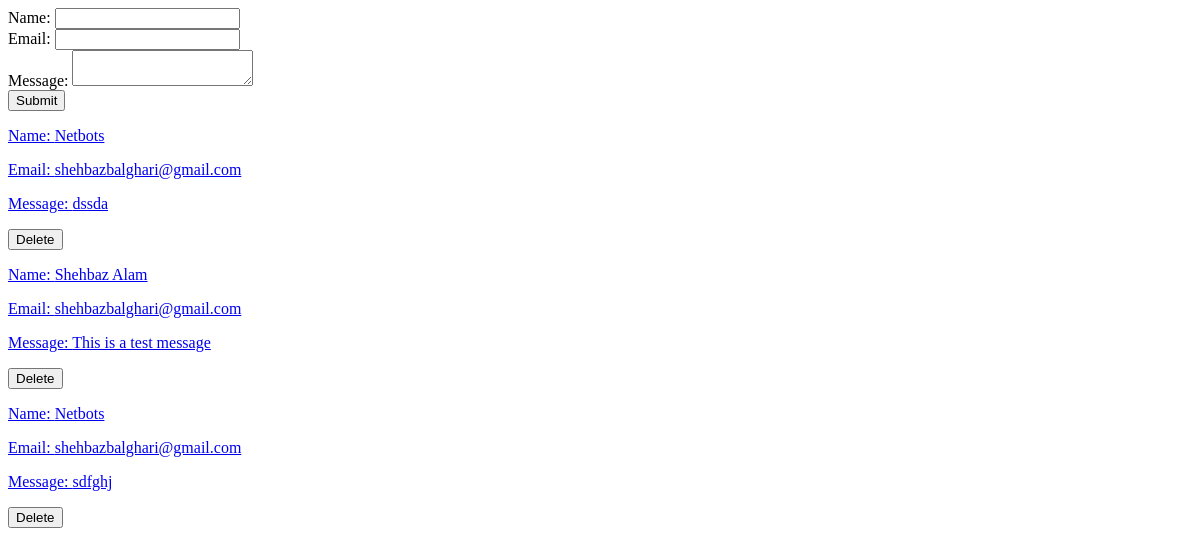
Before: /contact with the older database file.
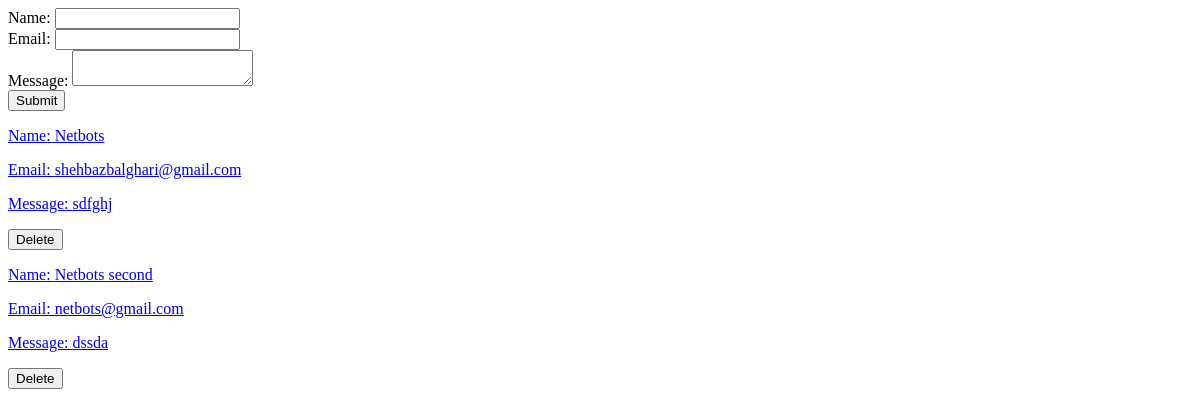
After: the same page with the newer database file.
### home/models.py (models this page shows, shortened)
class Message(models.Model):
    name = models.CharField(max_length=100)
    email = models.CharField(max_length=100)
    message = models.TextField()
    created_at = models.DateTimeField(auto_now_add=True)
    updated_at = models.DateTimeField(auto_now=True)

### home/views.py (the view, shortened to what this page needs)
# urls.py: path('contact', views.contact, name='contact'),
def contact(request):
    messages = Message.objects.all()
    data = {
        'messages': messages
    }
    return render(request, 'school/contact.html', {'data': data})

### templates/school/contact.html (shortened to what this page needs)
<!DOCTYPE html>
<html lang="en">
<head>
</head>
<body>
    <form action="{% url 'contact' %}" method="post">
        <label for="name">Name:</label>
        <input type="text" name="name" id="name" required>
        <br>
        <label for="email">Email:</label>
        <input type="email" name="email" id="email" required>
        <br>
        <label for="message">Message:</label>
        <textarea name="message" id="message" required></textarea>
        <br>
        <input type="submit" value="Submit">
    </form>
    <div>
        {% if data.messages %}
        {% for msg in data.messages %}
        <a href="{% url 'edit-contact' msg.id %}">
            <p>Name: {{msg.name}}</p>
        <p>Email: {{msg.email}}</p>
        <p>Message: {{msg.message}}</p>
        </a>
        <button type="button" onclick="window.location.href='{% url 'delete-contact' msg.id %}'">Delete</button>
        {% endfor %}
        {% endif %}
    </div>
</body>
</html>

Changed rows visible on the page:
removed Message: name "Netbots", email "shehbazbalghari@gmail.com", message "dssda"
removed Message: name "Shehbaz Alam", email "shehbazbalghari@gmail.com", message "This is a test message"
added Message: name "Netbots second", email "netbots@gmail.com", message "dssda"
